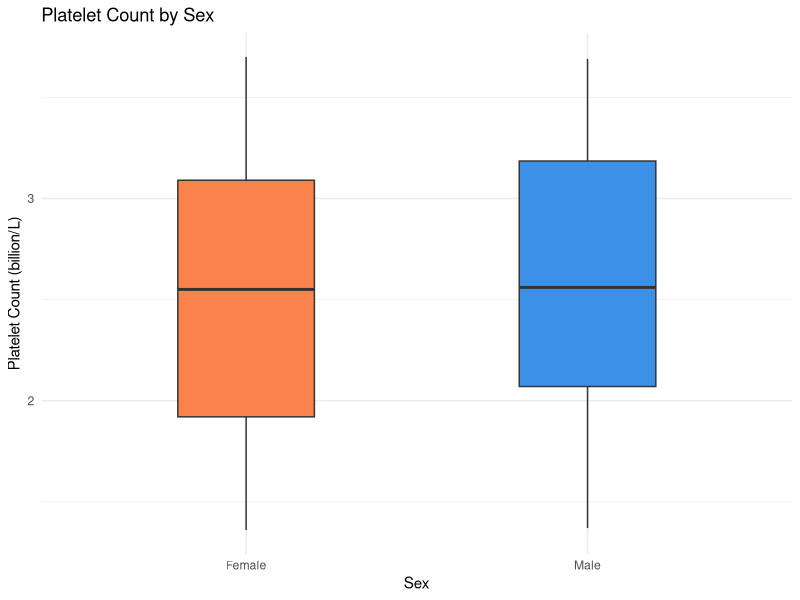
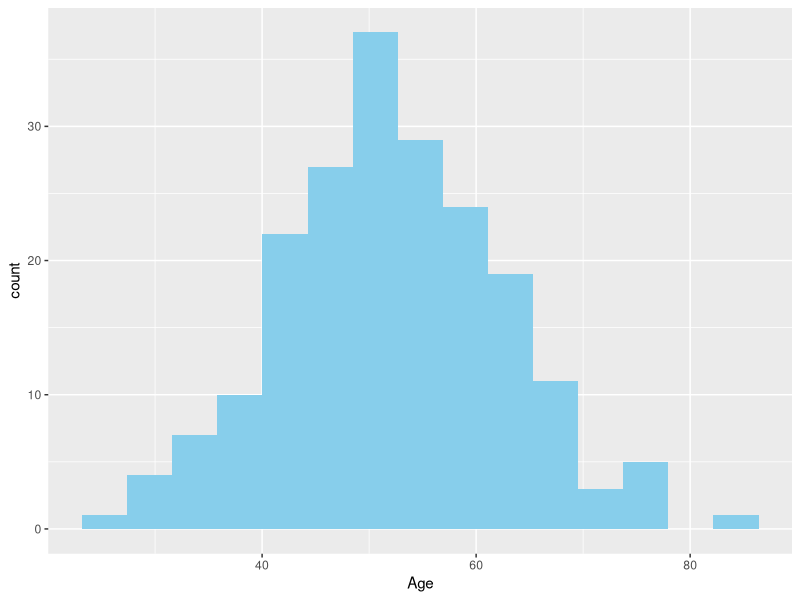
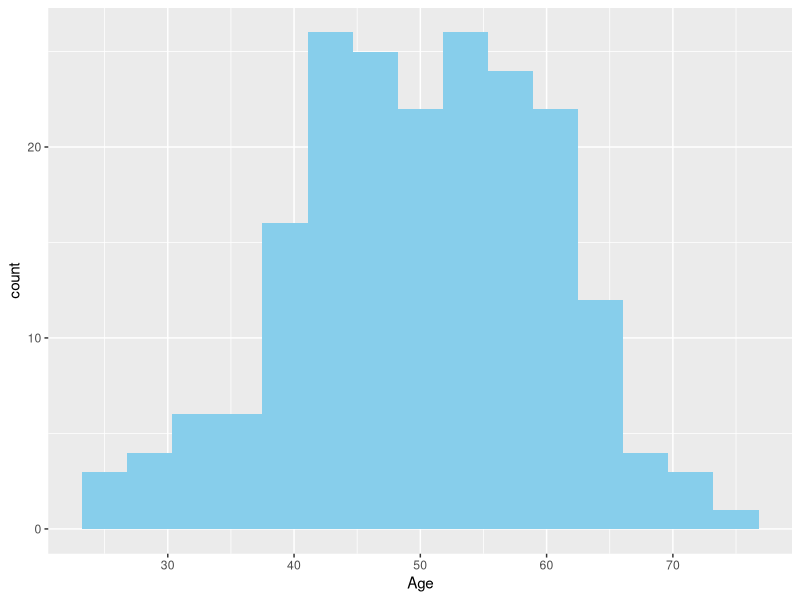
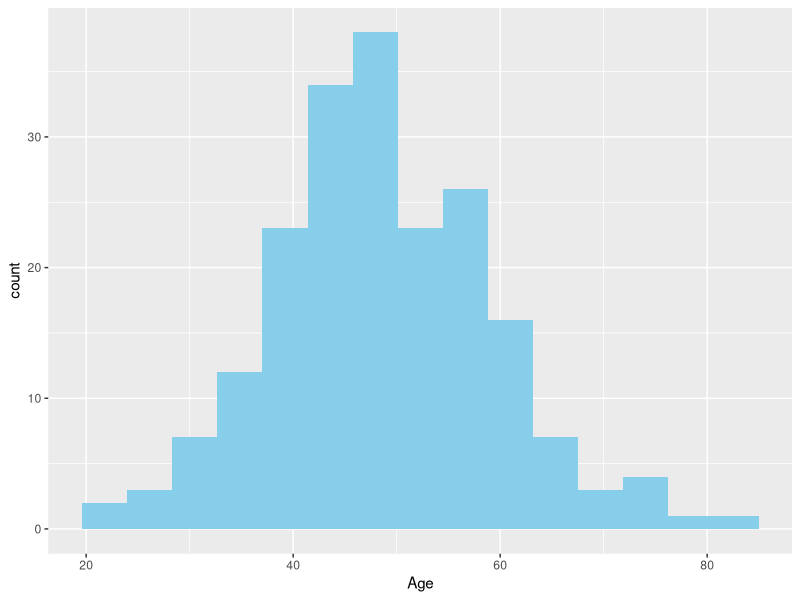
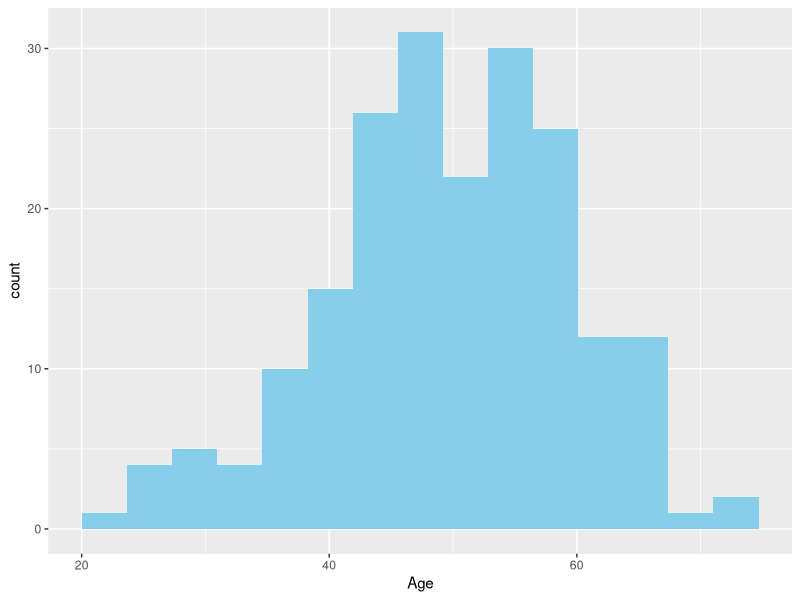
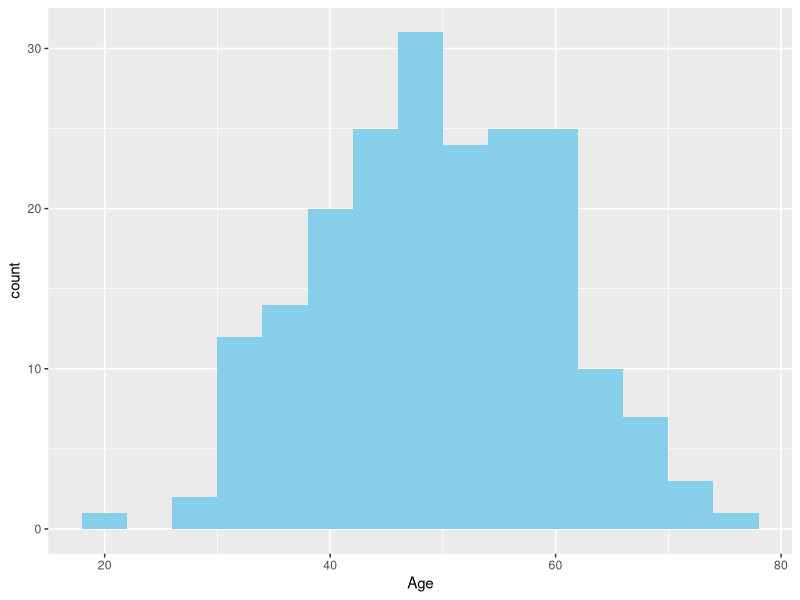
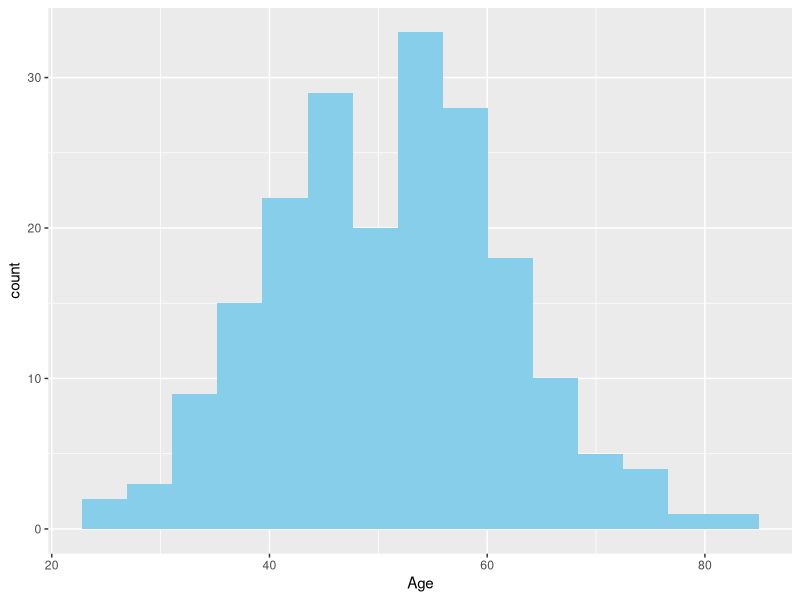
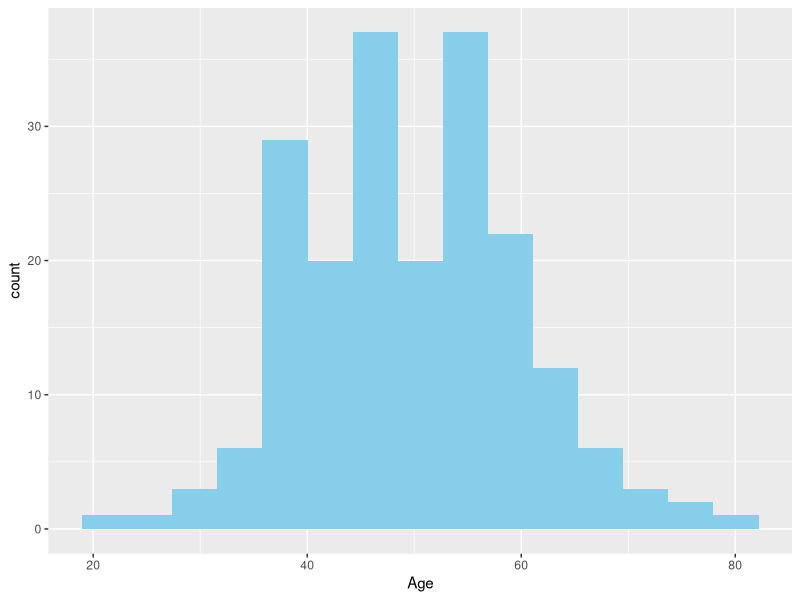

Reproduce these figures in R, in order. (Note: this script raises an error after producing the figures.)
## ---- chunk 1
## Set defaults
knitr::opts_chunk$set(echo = TRUE, message = FALSE, warning = FALSE,
                      fig.align = "center", fig.width = 6, fig.height = 4)
#knitr::opts_knit$set(root.dir = "yourpath/data")

## Read in libraries
library(tidyverse)   # ggplot2, dplyr, readr, ...
set.seed(2025)       # reproducible "random" data
## ---- chunk 2
n = 200
Sex <- sample(c("Male", "Female"), n, replace = TRUE)
Age <- pmax(18, pmin(85, round(rnorm(n, mean = 50, sd = 10))))
Platelet_Count <- round(runif(n, 1.35, 3.71), 2)
dat_df <- data.frame(Sex, Age, Platelet_Count)

ggplot(dat_df, aes(x = Sex, y = Platelet_Count, fill = Sex)) +
  geom_boxplot(width = 0.4, show.legend = FALSE) +
  scale_fill_manual(values = c(Female = "#fa824c", Male = "#3c91e6")) +
  labs(title = "Platelet Count by Sex",
       x     = "Sex",
       y     = "Platelet Count (billion/L)") +
  theme_minimal()

## ---- chunk 3
my_dfs <- list()
n = 200
for (i in 1:20){
  Sex <- sample(c("Male","Female"), n, replace = TRUE)
  Age <- pmax(18, pmin(85, round(rnorm(n, mean = 50, sd = 10))))
  Platelet_Count <- round(runif(n, 1.35, 3.71), 2)
  
  dat_df <- data.frame(Sex, Age, Platelet_Count)
  
  my_dfs[[i]] <- dat_df
}

# Apply summary to each data frame
age_summaries <- lapply(my_dfs, function(df) summary(df$Age))
age_summaries[1:3]
## ---- chunk 4
my_fun <- function(con_var){
  my_dfs <- list()
  n = 200
  for (i in 1:20){
    Sex <- sample(c("Male", "Female"), n, replace = TRUE)
    Age <- pmax(18, pmin(85, round(rnorm(n, mean = 50, sd = 10))))
    Platelet_Count <- round(runif(n, 1.35, 3.71),2)

    dat_df <- data.frame(Sex, Age, Platelet_Count)
    my_dfs[[i]] <- dat_df
  }

  age_summaries <- lapply(my_dfs, function(df) summary(df[[con_var]]))
  return(age_summaries)
}

my_fun("Age")
my_fun("Platelet_Count")
## ---- chunk 5
my_fun <- function(con_var){
  my_dfs <- list()
  n = 200
  for (i in 1:20){
    Sex <- sample(c("Male", "Female"), n, replace = TRUE)
    Age <- pmax(18, pmin(85, round(rnorm(n, mean = 50, sd = 10))))
    Platelet_Count <- round(runif(n, 1.35, 3.71),2)
  
    # Create a dataframe with these data
    dat_df <- data.frame(Sex, Age, Platelet_Count)
  
    # Store in list of data frames
    my_dfs[[i]] <- dat_df
    
    # Create plot
    p <- ggplot(dat_df, aes(x = .data[[con_var]])) +
      geom_histogram(bins = 15, fill = "skyblue")
    
    png(paste0("~/Dartmouth - Foundations of Data Science - R Studio/week_3/", con_var, "-", i, ".png"),
        width = 1500, 
        height = 1000,
        res = 300)
    print(p)
    dev.off()
  }

  var_summaries <- lapply(my_dfs, function(df) summary(df[[con_var]]))
  return(var_summaries)
}

my_fun("Age")
my_fun("Platelet_Count")
## ---- chunk 6

#a)
## Read all CSVs & combine
files <- list.files("../data/In-Class-Exercises", pattern = "\\.csv$", full.names = TRUE)
dfs <- lapply(files, read.csv)
names(dfs) <- basename(files)
all_df <- bind_rows(dfs)

dim(all_df)

#b)
ggplot(all_df, aes(x = Disease_Status, y = CReactive_Protein, fill = Disease_Status)) +
  # Box plot with slight transparency
  geom_boxplot(alpha = 0.7, outlier.shape = NA) +
  
  # Add jittered points
  geom_jitter(width = 0.2,  # Horizontal spread
              alpha = 0.5,  # Transparency of points
              color = "dark gray",  # Color of jittered points
              size = 2) + # Size of points
  labs(title = "C-Reactive Protein Levels by Disease Status",
       subtitle = "Box plot with individual data points",
       x = "Disease Status", 
       y = "C-Reactive Protein") +
  theme_minimal() +
  theme(legend.position = "none") +
  scale_fill_brewer(palette = "Set2") +
  
  # Optional: Add some statistical annotations
  stat_summary(fun = mean, 
               geom = "point", 
               shape = 23, 
               size = 4, 
               fill = "red")

#c) Scatterplot
pal <- c(
  "Case"       = "#d1495b",
  "Control"     = "#3c91e6"
)

ggplot(all_df, aes(x = Age,
                   y = CReactive_Protein, 
                   color = Disease_Status, 
                   shape = Sex)) +
  geom_point(alpha = 0.7) +
  scale_color_manual(values = c(Case = pal[["Case"]], Control = pal[["Control"]])) +
  scale_shape_manual(values = c(Female = 16, Male = 17)) +
  labs(title = "Age vs C-Reactive Protein by Disease Status and Sex",
       x = "Age", 
       y = "C-Reactive Protein") +
  theme_minimal()
